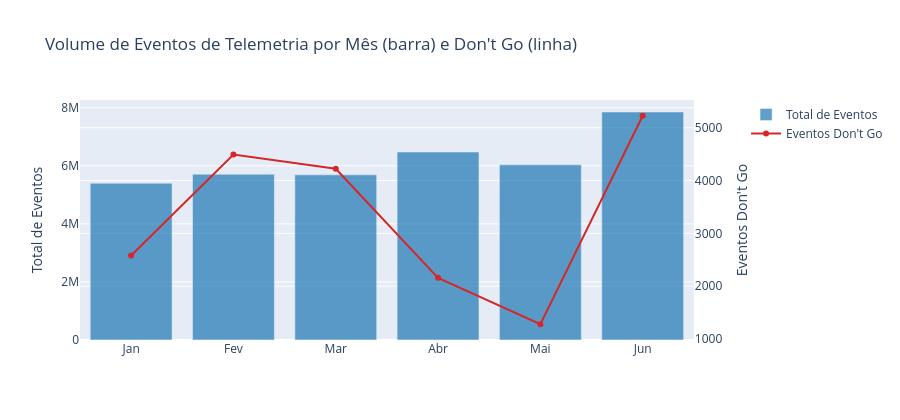

The cell this chart's notebook holds for it:
### Code cell
fig = make_subplots(specs=[[{"secondary_y": True}]])

fig.add_trace(go.Bar(
    x=["Jan","Fev","Mar","Abr","Mai","Jun"],
    y=stats["registros"].to_list(),
    name="Total de Eventos", marker_color="#1f77b4", opacity=0.7
), secondary_y=False)

fig.add_trace(go.Scatter(
    x=["Jan","Fev","Mar","Abr","Mai","Jun"],
    y=stats["dont_go_eventos"].cast(pl.Int64).to_list(),
    name="Eventos Don't Go", mode="lines+markers", marker_color="#d62728", line_width=2
), secondary_y=True)

fig.update_layout(
    title="Volume de Eventos de Telemetria por Mês (barra) e Don't Go (linha)",
    height=420
)
fig.update_yaxes(title_text="Total de Eventos", secondary_y=False)
fig.update_yaxes(title_text="Eventos Don't Go", secondary_y=True)
fig.show()

### Figure 1 — Plotly figure (JSON) as saved in the notebook; plotly's stock layout.template omitted (floating-point values rounded to 4 significant figures)
{"data": [{"marker": {"color": "#1f77b4"}, "name": "Total de Eventos", "opacity": 0.7, "type": "bar", "x": ["Jan", "Fev", "Mar", "Abr", "Mai", "Jun"], "xaxis": "x", "y": [5400002, 5709935, 5688538, 6475045, 6036291, 7854243], "yaxis": "y"}, {"line": {"width": 2}, "marker": {"color": "#d62728"}, "mode": "lines+markers", "name": "Eventos Don't Go", "type": "scatter", "x": ["Jan", "Fev", "Mar", "Abr", "Mai", "Jun"], "xaxis": "x", "y": [2581, 4493, 4223, 2159, 1280, 5226], "yaxis": "y2"}], "layout": {"height": 420, "title": {"text": "Volume de Eventos de Telemetria por Mês (barra) e Don't Go (linha)"}, "xaxis": {"anchor": "y", "domain": [0.0, 0.94]}, "yaxis": {"anchor": "x", "domain": [0.0, 1.0], "title": {"text": "Total de Eventos"}}, "yaxis2": {"anchor": "x", "overlaying": "y", "side": "right", "title": {"text": "Eventos Don't Go"}}}}
